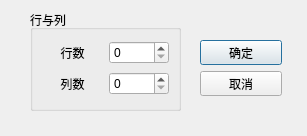
<?xml version="1.0" encoding="UTF-8"?>
<ui version="4.0">
 <class>TDialogSize</class>
 <widget class="QDialog" name="TDialogSize">
  <property name="geometry">
   <rect>
    <x>0</x>
    <y>0</y>
    <width>307</width>
    <height>136</height>
   </rect>
  </property>
  <property name="windowTitle">
   <string>Dialog</string>
  </property>
  <widget class="QGroupBox" name="groupBox">
   <property name="geometry">
    <rect>
     <x>30</x>
     <y>10</y>
     <width>151</width>
     <height>101</height>
    </rect>
   </property>
   <property name="title">
    <string>行与列</string>
   </property>
   <layout class="QGridLayout" name="gridLayout">
    <item row="0" column="0">
     <widget class="QLabel" name="labRow">
      <property name="text">
       <string>行数</string>
      </property>
      <property name="alignment">
       <set>Qt::AlignCenter</set>
      </property>
     </widget>
    </item>
    <item row="0" column="1">
     <widget class="QSpinBox" name="spinRow"/>
    </item>
    <item row="1" column="0">
     <widget class="QLabel" name="labCol">
      <property name="text">
       <string>列数</string>
      </property>
      <property name="alignment">
       <set>Qt::AlignCenter</set>
      </property>
     </widget>
    </item>
    <item row="1" column="1">
     <widget class="QSpinBox" name="spinCol"/>
    </item>
   </layout>
  </widget>
  <widget class="QWidget" name="layoutWidget">
   <property name="geometry">
    <rect>
     <x>200</x>
     <y>40</y>
     <width>82</width>
     <height>56</height>
    </rect>
   </property>
   <layout class="QVBoxLayout" name="verticalLayout">
    <item>
     <widget class="QPushButton" name="btnOk">
      <property name="text">
       <string>确定</string>
      </property>
     </widget>
    </item>
    <item>
     <widget class="QPushButton" name="btnCancel">
      <property name="text">
       <string>取消</string>
      </property>
     </widget>
    </item>
   </layout>
  </widget>
 </widget>
 <resources/>
 <connections>
  <connection>
   <sender>btnOk</sender>
   <signal>clicked()</signal>
   <receiver>TDialogSize</receiver>
   <slot>accept()</slot>
   <hints>
    <hint type="sourcelabel">
     <x>240</x>
     <y>52</y>
    </hint>
    <hint type="destinationlabel">
     <x>153</x>
     <y>67</y>
    </hint>
   </hints>
  </connection>
  <connection>
   <sender>btnCancel</sender>
   <signal>clicked()</signal>
   <receiver>TDialogSize</receiver>
   <slot>reject()</slot>
   <hints>
    <hint type="sourcelabel">
     <x>240</x>
     <y>82</y>
    </hint>
    <hint type="destinationlabel">
     <x>153</x>
     <y>67</y>
    </hint>
   </hints>
  </connection>
 </connections>
</ui>
